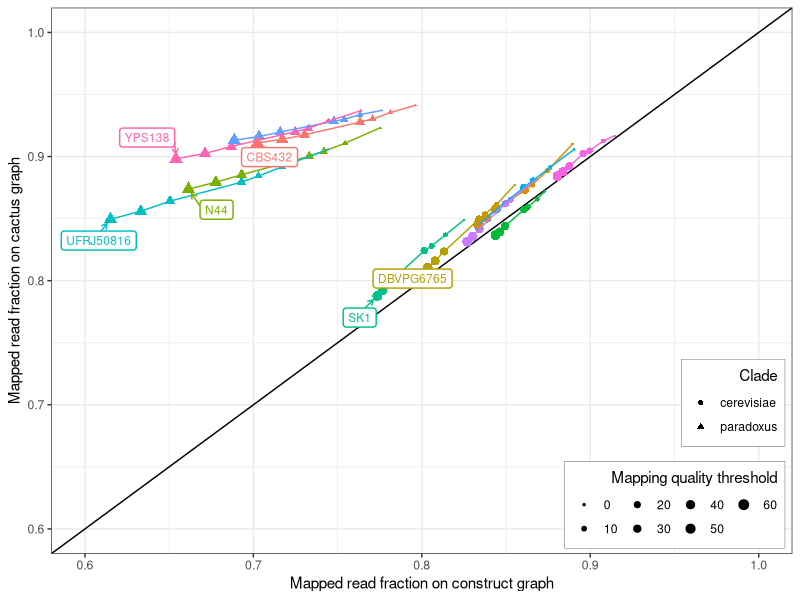
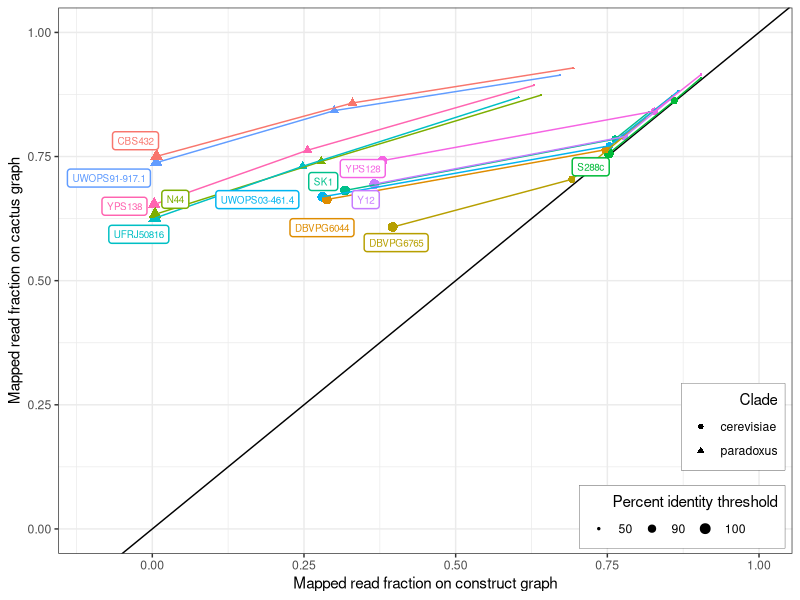
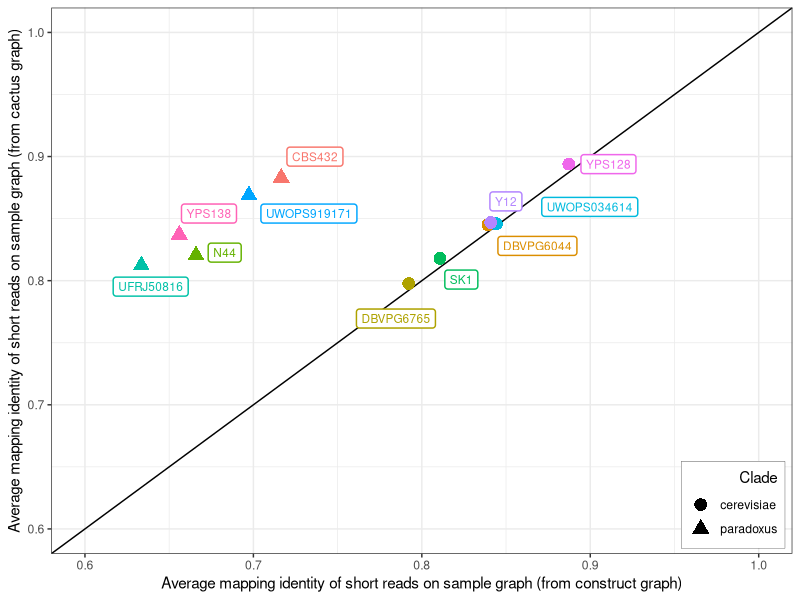
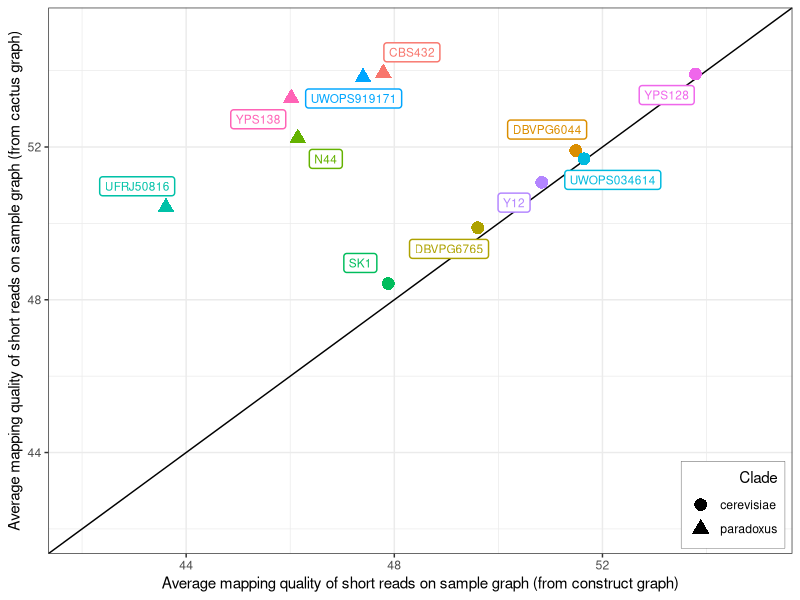
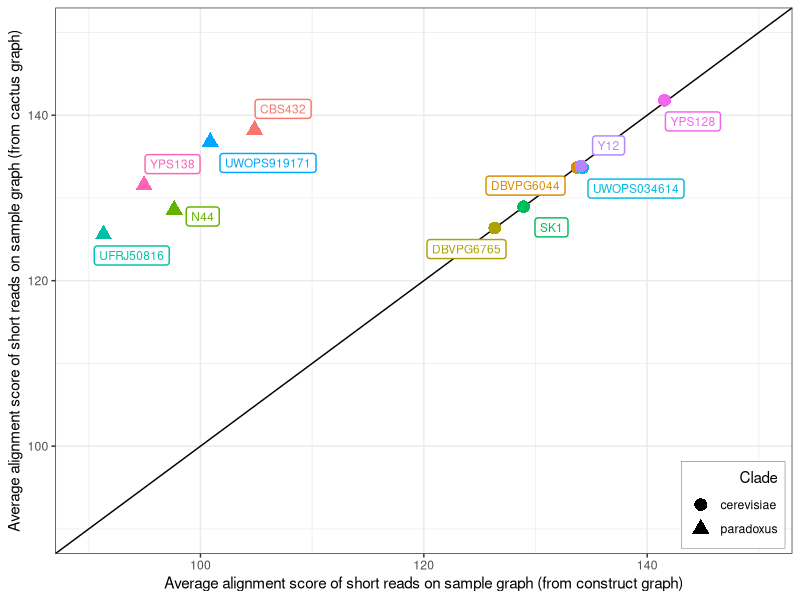

Write R code to recreate these figures, in order.
library(tidyverse)
library(magrittr)
library(ggrepel)

##############
#Read mapping#
##############

construct <- read_tsv("data/yeast.mapping.constructunion.all.tsv", col_names = c("mapq_gt0", "mapq_ge10", "mapq_ge20", "mapq_ge30", "mapq_ge40", "mapq_ge50", "mapq_ge60", "id_ge100", "id_ge90", "id_ge50", "all", "graph", "sample"))
cactus <- read_tsv("data/yeast.mapping.cactus.all.tsv", col_names = c("mapq_gt0", "mapq_ge10", "mapq_ge20", "mapq_ge30", "mapq_ge40", "mapq_ge50", "mapq_ge60", "id_ge100", "id_ge90", "id_ge50", "all", "graph", "sample"))

construct_new <- construct %>%
  gather("mapq_gt0", "mapq_ge10", "mapq_ge20", "mapq_ge30", "mapq_ge40", "mapq_ge50", "mapq_ge60", "id_ge100", "id_ge90", "id_ge50", key="filter", value="construct_number") %>%
  mutate(construct_fraction = construct_number / all) %>%
  select(sample, filter, construct_fraction)

cactus_new <- cactus %>%
  gather("mapq_gt0", "mapq_ge10", "mapq_ge20", "mapq_ge30", "mapq_ge40", "mapq_ge50", "mapq_ge60", "id_ge100", "id_ge90", "id_ge50", key="filter", value="cactus_number") %>%
  mutate(cactus_fraction = cactus_number / all) %>%
  select(sample, filter, cactus_fraction)

# Mapping quality plot
pdf('pdf/yeast-mapping-quality-all.pdf', 6, 6)
construct_new %>%
  inner_join(cactus_new, by=c("sample", "filter")) %>%
  filter(filter %in% c("mapq_gt0", "mapq_ge10", "mapq_ge20", "mapq_ge30", "mapq_ge40", "mapq_ge50", "mapq_ge60")) %>%
  mutate(filter = factor(filter, levels = c("mapq_gt0", "mapq_ge10", "mapq_ge20", "mapq_ge30", "mapq_ge40", "mapq_ge50", "mapq_ge60"), labels = c("0", "10", "20", "30", "40", "50", "60"))) %>%
  mutate(clade=ifelse(sample %in% c("UWOPS91-917.1","UFRJ50816","YPS138","N44","CBS432"), 'paradoxus', 'cerevisiae')) %>%
  ggplot(aes(construct_fraction, cactus_fraction, color=sample, pch=clade)) +
  geom_abline(intercept=0) +
  geom_point(aes(size=filter)) +
  geom_line() +
  geom_label_repel(aes(label=ifelse(filter==60, sample, '')),
                   point.padding=.5, box.padding=.5,
                   min.segment.length=0, size=3, seed=123,
                   alpha=1, segment.size=.5, label.size=.5,
                   arrow=arrow(length = unit(0.01, "npc"))) + 
  labs(color="Strain", size="Mapping quality threshold",
       x="Mapped read fraction on construct graph",
       y="Mapped read fraction on cactus graph", pch="Clade") +
  coord_cartesian(xlim=c(0.6,1), ylim=c(0.6,1)) +
  scale_size_discrete(range=c(.5,3)) +
  theme_bw() +
  theme(legend.position=c(.99,.01), legend.justification=c(1, 0),
        legend.box.just='right',
        legend.background=element_rect(colour='black', size=.1)) +
  guides(pch=guide_legend(order=1, title.hjust=1),
         size=guide_legend(ncol=4, order=3, title.hjust=1), color=FALSE)
dev.off()

# Mapping percent identity plot
pdf('pdf/yeast-mapping-identity-all.pdf', 6, 6)
construct_new %>%
  inner_join(cactus_new, by=c("sample", "filter")) %>%
  filter(filter %in% c("id_ge100", "id_ge90", "id_ge50")) %>%
  mutate(filter = factor(filter, levels = c("id_ge50", "id_ge90", "id_ge100"), labels = c("50", "90", "100"))) %>%
  mutate(clade=ifelse(sample %in% c("UWOPS91-917.1","UFRJ50816","YPS138","N44","CBS432"), 'paradoxus', 'cerevisiae')) %>%
  ggplot(aes(construct_fraction, cactus_fraction, color=sample, pch=clade)) +
  geom_abline(intercept=0) +
  geom_point(aes(size=filter)) +
  geom_line() +
  geom_label_repel(aes(label=ifelse(filter==100, sample, '')),
                   point.padding=.25, box.padding=.25,
                   min.segment.length=Inf, size=2.5, seed=123,
                   nudge_y=-.01, nudge_x=-.01,
                   alpha=1, label.size=.5) + 
  labs(color="Strain", size="Percent identity threshold",
       x="Mapped read fraction on construct graph",
       y="Mapped read fraction on cactus graph", pch="Clade") +
  coord_cartesian(xlim=c(-.1,1), ylim=c(0,1)) +
  scale_size_discrete(range=c(.5,3)) +
  theme_bw() +
  theme(legend.position=c(.99,.01), legend.justification=c(1, 0),
        legend.box.just='right',
        legend.background=element_rect(colour='black', size=.1)) +
  guides(pch=guide_legend(order=1, title.hjust=1),
         size=guide_legend(ncol=4, order=3, title.hjust=1), color=FALSE)
dev.off()


###############
#SV genotyping#
###############

identity <- read_tsv("data/constructunion.all.reads.identity.tsv", col_names = c("graph", "strain", "identity"))
quality <- read_tsv("data/constructunion.all.reads.mapq.tsv", col_names = c("graph", "strain", "quality"))
score <- read_tsv("data/constructunion.all.reads.score.tsv", col_names = c("graph", "strain", "score"))

# Mapping identity plot
pdf('pdf/yeast-genotyping-identity-all.pdf', 6, 6)
identity %>%
  spread(graph, identity) %>%
  mutate(clade=ifelse(strain %in% c("UWOPS919171","UFRJ50816","YPS138","N44","CBS432"), 'paradoxus', 'cerevisiae')) %>%
  ggplot(aes(construct, cactus, color=strain, shape=clade)) +
  geom_abline(intercept=0) +
  geom_point(size=4) +
  geom_label_repel(aes(label=strain),
                   point.padding=.25, box.padding=.5,
                   min.segment.length=Inf, size=3, seed=123,
                   nudge_x=.01,
                   alpha=1, label.size=.5) + 
  labs(color="Strain", shape="Clade",
       x="Average mapping identity of short reads on sample graph (from construct graph)",
       y="Average mapping identity of short reads on sample graph (from cactus graph)") +
  coord_cartesian(xlim=c(0.6,1), ylim=c(0.6,1)) +
  theme_bw() +
  theme(legend.position=c(.99,.01), legend.justification=c(1, 0),
        legend.box.just='right',
        legend.background=element_rect(colour='black', size=.1)) +
  guides(color=FALSE, shape=guide_legend(order=1, title.hjust=1))
dev.off()

# Mapping quality plot
pdf('pdf/yeast-genotyping-quality-all.pdf', 6, 6)
quality %>%
  spread(graph, quality) %>%
  mutate(clade=ifelse(strain %in% c("UWOPS919171","UFRJ50816","YPS138","N44","CBS432"), 'paradoxus', 'cerevisiae')) %>%
  ggplot(aes(construct, cactus, color=strain, shape=clade)) +
  geom_abline(intercept=0) +
  geom_point(size=4) +
  geom_label_repel(aes(label=strain),
                   point.padding=.25, box.padding=.5,
                   min.segment.length=Inf, size=3, seed=123,
                   nudge_x=-.01,
                   alpha=1, label.size=.5) + 
  labs(color="Strain", shape="Clade",
       x="Average mapping quality of short reads on sample graph (from construct graph)",
       y="Average mapping quality of short reads on sample graph (from cactus graph)") +
  coord_cartesian(xlim=c(42,55), ylim=c(42,55)) +
  theme_bw() +
  theme(legend.position=c(.99,.01), legend.justification=c(1, 0),
        legend.box.just='right',
        legend.background=element_rect(colour='black', size=.1)) +
  guides(color=FALSE, shape=guide_legend(order=1, title.hjust=1))
dev.off()

# Mapping score plot
pdf('pdf/yeast-genotyping-score-all.pdf', 8, 7)
score %>%
  spread(graph, score) %>%
  mutate(clade=ifelse(strain %in% c("UWOPS919171","UFRJ50816","YPS138","N44","CBS432"), 'paradoxus', 'cerevisiae')) %>%
  ggplot(aes(construct, cactus, color=strain, shape=clade)) +
  geom_abline(intercept=0) +
  geom_point(size=4) +
  geom_label_repel(aes(label=strain),
                   point.padding=.25, box.padding=.5,
                   min.segment.length=Inf, size=3, seed=123,
                   nudge_x=.4,
                   alpha=1, label.size=.5) + 
  labs(color="Strain", shape="Clade",
       x="Average alignment score of short reads on sample graph (from construct graph)",
       y="Average alignment score of short reads on sample graph (from cactus graph)") +
  coord_cartesian(xlim=c(90,150), ylim=c(90,150)) +
  theme_bw() +
  theme(legend.position=c(.99,.01), legend.justification=c(1, 0),
        legend.box.just='right',
        legend.background=element_rect(colour='black', size=.1)) +
  guides(color=FALSE, shape=guide_legend(order=1, title.hjust=1))
dev.off()
